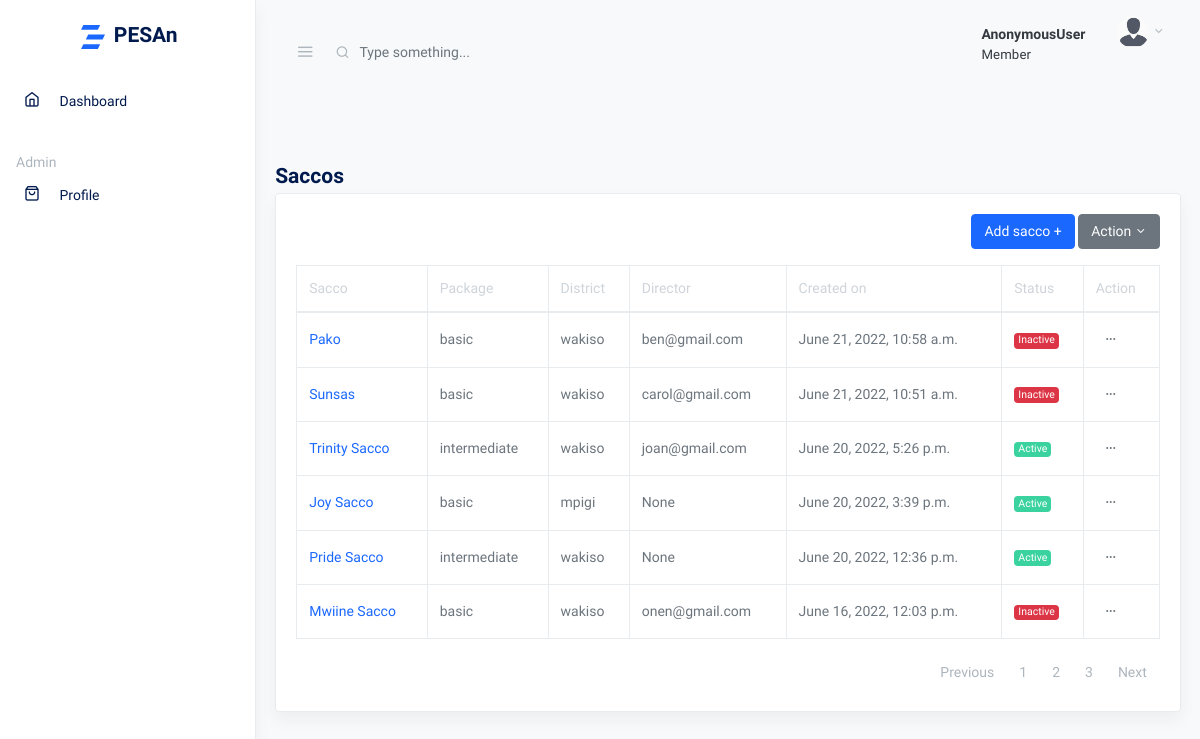
/saccos, run on an earlier commit of the app's database.
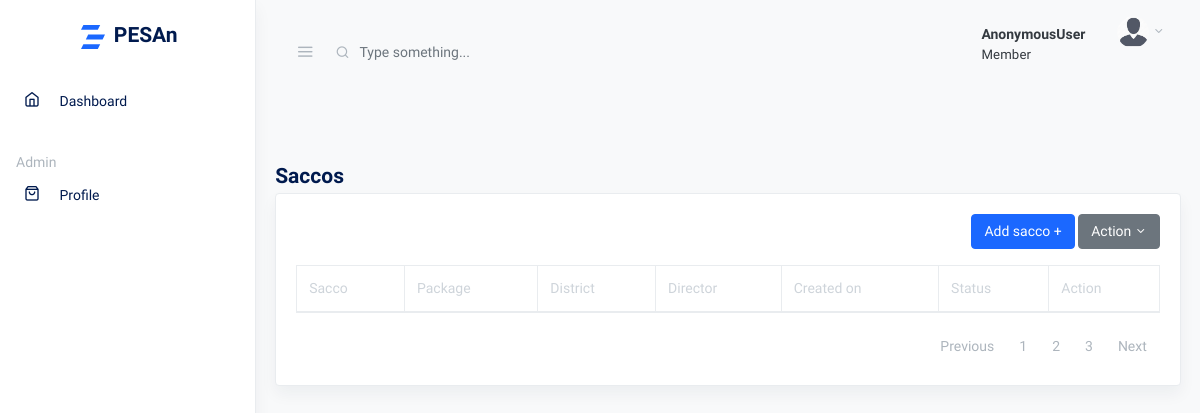
And on a later commit of the database.
### core/models.py (models this page shows, shortened)
class CustomModel(models.Model):
    created_on = models.DateTimeField(auto_now_add=True)
    updated_on = models.DateTimeField(auto_now=True, null=True)
    class Meta:
        abstract = True
        ordering = ['created_on']

class Sacco(CustomModel):
    name = models.CharField(max_length=80, unique=True)
    type = models.CharField(max_length=40, choices=SACCO_TYPE, default='savings')
    tin = models.CharField(max_length=14, unique=True)
    package = models.ForeignKey(Package, null=True, on_delete=models.SET_NULL, related_name='bussiness_package')  # TODO Set package to default rather than null
    district = models.CharField(max_length=60, null=True, blank=True,)
    location = models.CharField(max_length=60, null=True, blank=True,)
    email = models.EmailField(null=True, blank=True, unique=True)
    by_laws = models.FileField(upload_to='by_laws', null=True, blank=True, validators=[image_validator])
    permit = models.FileField(upload_to='permit',  validators=[image_validator])
    recommendation = models.FileField(upload_to='recommendation',  validators=[image_validator], help_text='Recommendation from LC1')
    incorporation = models.FileField(upload_to='certificates',  validators=[image_validator], help_text='Certificate of incorporation')
    status = models.CharField(max_length=10, default='inactive')
    director = models.ForeignKey(User, null=True, on_delete=models.SET_NULL, related_name='business_director', blank=True,)
    created_by = models.ForeignKey(User, on_delete=models.CASCADE, related_name='bussiness_creator')
    updated_by = models.ForeignKey(User, on_delete=models.CASCADE, related_name='bussiness_updater', null=True, blank=True)
    objects = models.Manager()
    filtered_objects = SaccoManager()
    class Meta:
        ordering = ['-created_on']
    def get_absolute_url(self):
        return reverse('sacco_detail', kwargs={'pk': self.pk})

class Package(CustomModel):
    name = models.CharField(max_length=60, unique=True)
    capacity = models.PositiveIntegerField()
    price = models.PositiveIntegerField(validators=[MinValueValidator(120000)], help_text='The minimum package price is 120,000/= per year ')
    status = models.CharField(max_length=10, default='active')
    def __str__(self):
        return self.name

### accounts/models.py (models this page shows, shortened)
class User(AbstractBaseUser, PermissionsMixin):
    USERNAME_FIELD = 'email'
    REQUIRED_FIELDS = []
    first_name = models.CharField(max_length=20, blank=True, null=True)
    last_name = models.CharField(max_length=20, blank=True, null=True)
    username = models.CharField(max_length=20, blank=True, null=True)
    email = models.EmailField(unique=True)
    telephone = models.CharField(max_length=15, blank=True, null=True, unique=True)
    id_type = models.CharField(max_length=20, blank=True, choices=ID_TYPE, default='national')
    id_number = models.CharField(max_length=20, unique=True, blank=True, null=True, validators=[MinLengthValidator(9), MaxLengthValidator(14)])
    photo = models.ImageField(upload_to='profile/', blank=True, null=True, validators=[image_validator])
    date_joined = models.DateTimeField(auto_now_add=True)
    updated_at = models.DateTimeField(auto_now=True)
    is_active = models.BooleanField(default=True)
    is_staff = models.BooleanField(default=False)
    is_member = models.BooleanField(default=False)
    is_previously_logged_in = models.BooleanField(default=False)
    gender = models.CharField(max_length=20, choices=MARITAL_STATUS, default='single')
    village = models.CharField(max_length=60, blank=True, null=True)
    date_of_birth = models.DateField(auto_now_add=False, auto_created=False, blank=True, null=True, validators=[dob_validation])
    gender = models.CharField(max_length=20, blank=True, choices=GENDER, default='single')
    next_of_kin_name = models.CharField(max_length=50, blank=True, null=True)
    next_of_kin_contact = models.CharField(max_length=50, blank=True, null=True)
    occupation = models.CharField(max_length=60, blank=True, null=True)
    employer_type = models.CharField(max_length=60, blank=True, choices=EMPLOYMENT_TYPE, default='organization')
    organization = models.CharField(max_length=80, blank=True, null=True)
    objects = UserManager()
    class Meta:
        ordering = ['-date_joined', '-updated_at']
    def __str__(self):
        return self.email

### core/views.py (the view)
# urls.py: path('saccos', SaccoListView.as_view(), name='sacco_list'),
class SaccoListView(ListView):
    model = Sacco
    template_name = 'saccos/list.html'
    context_object_name = 'saccos'
    def get_queryset(self):
        groups = Group.objects.all()
        print(groups)
        return super().get_queryset()

### templates/saccos/list.html (shortened to what this page needs)
{% extends 'base.html' %}
{% load humanize %}
{% load static %}
{% block content %}
<div class="row">
    <div class="col-md-12 my-4">
      <h2 class="h4 mb-1">Saccos</h2>
      <div class="card shadow">
        <div class="card-body">
          <div class="toolbar row mb-3">
            <div class="col ml-auto">
              <div class="dropdown float-right">
                <a href="{% url 'sacco_add' %}" class="btn btn-primary">Add sacco +</a>
                <button class="btn btn-secondary dropdown-toggle" type="button" id="actionMenuButton" data-toggle="dropdown" aria-haspopup="true" aria-expanded="false"> Action </button>
              </div>
            </div>
          </div>
          <table class="table table-bordered">
            <thead>
              <tr role="row">
                <th>Sacco</th>
                <th>Package</th>
                <th>District</th>
                <th>Director</th>
                <th>Created on</th>
                <th>Status</th>
                <th>Action</th>
              </tr>
            </thead>
            <tbody>
             {% for sacco in saccos %}
             <tr>
                <td>
                  <a href="{{ sacco.get_absolute_url }}">{{sacco.name|title}}</a>
                  </td>
                <td>{{sacco.package}}</td>
                <td>{{sacco.district}}</td>
                <td>{{sacco.director}}</td>
                <td>{{sacco.created_on}}</td>
                <td>
                    {% if sacco.status == 'active' %}
                    <span class="badge badge-success text-white">Active</span>
                    {% else %}
                    <span class="badge badge-danger text-white">Inactive</span>
                    {% endif %}
                </td>
                <td><button class="btn btn-sm dropdown-toggle more-horizontal" type="button" data-toggle="dropdown" aria-haspopup="true" aria-expanded="false">
                  </button>
                </td>
              </tr>
             {% endfor %}
            </tbody>
          </table>
          <nav aria-label="Table Paging" class="mb-0 text-muted">
            <ul class="pagination justify-content-end mb-0">
              <li class="page-item"><a class="page-link" href="#">Previous</a></li>
              <li class="page-item"><a class="page-link" href="#">1</a></li>
              <li class="page-item"><a class="page-link" href="#">2</a></li>
              <li class="page-item"><a class="page-link" href="#">3</a></li>
              <li class="page-item"><a class="page-link" href="#">Next</a></li>
            </ul>
          </nav>
        </div>
      </div>
    </div>
  </div>
{% endblock content %}

### templates/base.html (shortened to what this page needs)
{% load static %}
<!doctype html>
<html lang="en">
  <head>
    <link rel="stylesheet" href="{% static 'css/simplebar.css' %}">
    <link rel="stylesheet" href="{% static 'css/feather.css' %}">
    <link rel="stylesheet" href="{% static 'css/daterangepicker.css' %}">
    <link rel="stylesheet" href="{% static 'css/app-light.css' %}" id="lightTheme">
    <link rel="stylesheet" href="{% static 'css/app-dark.css' %}" id="darkTheme" disabled>
  </head>
  <body class="vertical  light  ">
    <div class="wrapper">
      <nav class="topnav navbar navbar-light">
        <button type="button" class="navbar-toggler text-muted mt-2 p-0 mr-3 collapseSidebar">
          <i class="fe fe-menu navbar-toggler-icon"></i>
        </button>
        <form class="form-inline mr-auto searchform text-muted">
          <input class="form-control mr-sm-2 bg-transparent border-0 pl-4 text-muted" type="search" placeholder="Type something..." aria-label="Search">
        </form>
        <ul class="nav">
          <li class="nav-item nav-notif">
            <a class="nav-link text-dark my-2" href="./#" data-toggle="modal" data-target=".modal-notif">
              <span class="font-weight-bold">{{user}}</span>
              <p class="small">
                {% if request.user.is_superuser %}
                Admin
                {% elif request.user.is_staff %}
                Director
                {% else %}
                Member
                {% endif %}
              </p>
            </a>
          </li>
          <li class="nav-item dropdown">
            <a class="nav-link dropdown-toggle text-muted pr-0" href="#" id="navbarDropdownMenuLink" role="button" data-toggle="dropdown" aria-haspopup="true" aria-expanded="false">
              <span class="avatar avatar-sm mt-2">
                {% if request.user.photo %}
                <img src="{{ request.user.photo.url}}" alt="photo" class="avatar-img rounded-circle">
                {% else %}
                <img src="{% static 'assets/avatars/avatar.jpg' %}" alt="photo" class="avatar-img rounded-circle">
                {% endif %}
              </span>
            </a>
          </li>
        </ul>
      </nav>
      <aside class="sidebar-left border-right bg-white shadow" id="leftSidebar" data-simplebar>
        <nav class="vertnav navbar navbar-light">
          <div class="w-100 mb-4 d-flex">
            <a class="navbar-brand mx-auto mt-2 flex-fill text-center" href="{% url 'dashboard' %}">
              <span class="h4">PESAn</span>
            </a>
          </div>
          <ul class="navbar-nav flex-fill w-100 mb-2">
            <li class="nav-item w-100">
              <a class="nav-link" href="{% url 'dashboard' %}">
                <i class="fe fe-home fe-16"></i>
                <span class="ml-3 item-text">Dashboard</span>
              </a>
            </li>
          </ul>
          <p class="text-muted nav-heading mt-4 mb-1">
            <span>Admin</span>
          </p>
          <ul class="navbar-nav flex-fill w-100 mb-2">
            {% if request.user.is_superuser %}
            <li class="nav-item w-100">
              <a class="nav-link" href="{% url 'sacco_list' %}">
                <i class="fe fe-package fe-16"></i>
                <span class="ml-3 item-text">Saccos</span>
              </a>
            </li>
            <li class="nav-item w-100">
              <a class="nav-link" href="{% url 'package_list' %}">
                <i class="fe fe-shopping-bag fe-16"></i>
                <span class="ml-3 item-text">Packages</span>
              </a>
            </li>
            <li class="nav-item w-100">
              <a class="nav-link" href="{% url 'license_list' %}">
                <i class="fe fe-key  fe-16"></i>
                <span class="ml-3 item-text">Licences</span>
              </a>
            </li>
            {% comment %}
            <li class="nav-item w-100">
              <a class="nav-link" href="{% url 'settings' %}">
                <i class="fe fe-settings fe-16"></i>
                <span class="ml-3 item-text">Settings</span>
              </a>
            </li>
            {% endcomment %}
            {% else %}
            <li class="nav-item w-100">
              <a class="nav-link" href="{{ user.get_absolute_url }}">
                <i class="fe fe-shopping-bag fe-16"></i>
                <span class="ml-3 item-text">Profile</span>
              </a>
            </li>
            {% endif %}
          </ul>
        </nav>
      </aside>
      <main role="main" class="main-content">
        {% block content %}
        {% endblock content %}
      </main>
    </div>
  </body>
</html>

### static/css/simplebar.css (style rules this page uses)
[data-simplebar] { position: relative; flex-direction: column; flex-wrap: wrap; justify-content: flex-start; align-content: flex-start; align-items: flex-start; }

### static/css/feather.css (style rules this page uses)
.fe { font-family: "feather" !important; speak: none; font-style: normal; font-weight: normal; font-variant: normal; text-transform: none; line-height: 1; -webkit-font-smoothing: antialiased; -moz-osx-font-smoothing: grayscale; }
.fe-16 { font-size: 16px; }
.fe-home:before { content: ""; }
.fe-menu:before { content: ""; }
.fe-shopping-bag:before { content: ""; }

What changed in the data, as far as the page shows it:
removed Sacco: name "Pako", package "basic", district "wakiso", director "ben@gmail.com", created_on "June 21, 2022, 10:58 a.m.", status "Inactive"
removed Sacco: name "Sunsas", package "basic", district "wakiso", director "carol@gmail.com", created_on "June 21, 2022, 10:51 a.m.", status "Inactive"
removed Sacco: name "Trinity Sacco", package "intermediate", district "wakiso", director "joan@gmail.com", created_on "June 20, 2022, 5:26 p.m.", status "Active"
removed Sacco: name "Joy Sacco", package "basic", district "mpigi", director "None", created_on "June 20, 2022, 3:39 p.m.", status "Active"
removed Sacco: name "Pride Sacco", package "intermediate", district "wakiso", director "None", created_on "June 20, 2022, 12:36 p.m.", status "Active"
removed Sacco: name "Mwiine Sacco", package "basic", district "wakiso", director "onen@gmail.com", created_on "June 16, 2022, 12:03 p.m.", status "Inactive"
